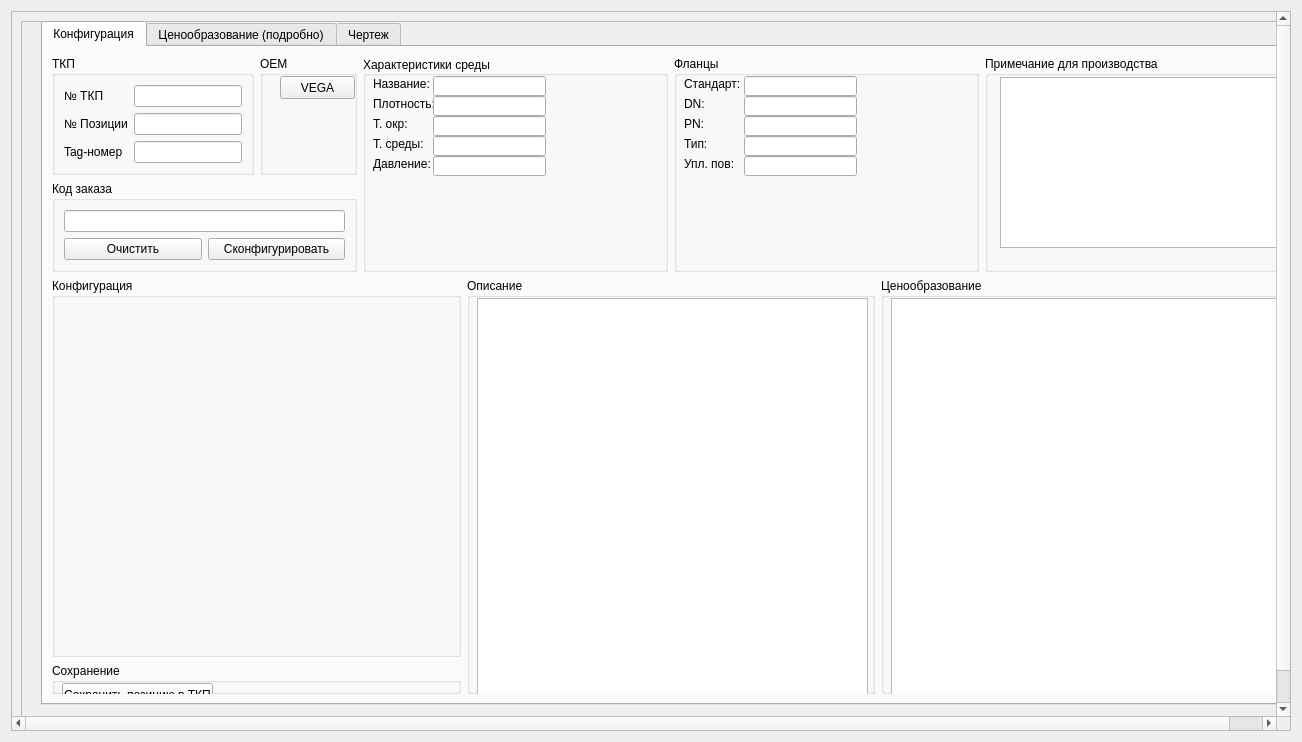
<?xml version="1.0" encoding="UTF-8"?>
<ui version="4.0">
 <class>NotFigurator</class>
 <widget class="QWidget" name="NotFigurator">
  <property name="geometry">
   <rect>
    <x>0</x>
    <y>0</y>
    <width>1298</width>
    <height>738</height>
   </rect>
  </property>
  <property name="windowTitle">
   <string>NotFigurator</string>
  </property>
  <layout class="QVBoxLayout" name="verticalLayout">
   <item>
    <widget class="QScrollArea" name="scrollArea">
     <property name="minimumSize">
      <size>
       <width>1280</width>
       <height>720</height>
      </size>
     </property>
     <property name="widgetResizable">
      <bool>true</bool>
     </property>
     <widget class="QWidget" name="scrollAreaWidgetContents">
      <property name="geometry">
       <rect>
        <x>0</x>
        <y>0</y>
        <width>1298</width>
        <height>738</height>
       </rect>
      </property>
      <layout class="QVBoxLayout" name="verticalLayout_2">
       <item>
        <widget class="QFrame" name="frame">
         <property name="minimumSize">
          <size>
           <width>1280</width>
           <height>720</height>
          </size>
         </property>
         <property name="frameShape">
          <enum>QFrame::StyledPanel</enum>
         </property>
         <property name="frameShadow">
          <enum>QFrame::Raised</enum>
         </property>
         <widget class="QTabWidget" name="tabWidget">
          <property name="geometry">
           <rect>
            <x>20</x>
            <y>0</y>
            <width>1260</width>
            <height>684</height>
           </rect>
          </property>
          <property name="currentIndex">
           <number>0</number>
          </property>
          <widget class="QWidget" name="tab">
           <attribute name="title">
            <string>Конфигурация</string>
           </attribute>
           <layout class="QVBoxLayout" name="verticalLayout_10">
            <item>
             <layout class="QHBoxLayout" name="horizontalLayout_5">
              <item>
               <layout class="QVBoxLayout" name="verticalLayout_8">
                <item>
                 <layout class="QHBoxLayout" name="horizontalLayout_4">
                  <item>
                   <widget class="QGroupBox" name="groupBox_2">
                    <property name="title">
                     <string>ТКП</string>
                    </property>
                    <layout class="QFormLayout" name="formLayout">
                     <item row="0" column="0">
                      <widget class="QLabel" name="label_10">
                       <property name="text">
                        <string>№ ТКП</string>
                       </property>
                      </widget>
                     </item>
                     <item row="0" column="1">
                      <widget class="QLineEdit" name="lineEdit_2">
                       <property name="alignment">
                        <set>Qt::AlignRight|Qt::AlignTrailing|Qt::AlignVCenter</set>
                       </property>
                      </widget>
                     </item>
                     <item row="1" column="0">
                      <widget class="QLabel" name="label_11">
                       <property name="text">
                        <string>№ Позиции</string>
                       </property>
                      </widget>
                     </item>
                     <item row="1" column="1">
                      <widget class="QLineEdit" name="lineEdit_3">
                       <property name="alignment">
                        <set>Qt::AlignRight|Qt::AlignTrailing|Qt::AlignVCenter</set>
                       </property>
                      </widget>
                     </item>
                     <item row="2" column="0">
                      <widget class="QLabel" name="label_12">
                       <property name="text">
                        <string>Tag-номер</string>
                       </property>
                      </widget>
                     </item>
                     <item row="2" column="1">
                      <widget class="QLineEdit" name="lineEdit_4">
                       <property name="alignment">
                        <set>Qt::AlignRight|Qt::AlignTrailing|Qt::AlignVCenter</set>
                       </property>
                      </widget>
                     </item>
                    </layout>
                   </widget>
                  </item>
                  <item>
                   <widget class="QGroupBox" name="groupBox_10">
                    <property name="sizePolicy">
                     <sizepolicy hsizetype="Expanding" vsizetype="Preferred">
                      <horstretch>0</horstretch>
                      <verstretch>0</verstretch>
                     </sizepolicy>
                    </property>
                    <property name="title">
                     <string>OEM</string>
                    </property>
                    <widget class="QPushButton" name="pushButton_6">
                     <property name="geometry">
                      <rect>
                       <x>20</x>
                       <y>20</y>
                       <width>75</width>
                       <height>23</height>
                      </rect>
                     </property>
                     <property name="text">
                      <string>VEGA</string>
                     </property>
                    </widget>
                   </widget>
                  </item>
                 </layout>
                </item>
                <item>
                 <widget class="QGroupBox" name="groupBox_3">
                  <property name="sizePolicy">
                   <sizepolicy hsizetype="Expanding" vsizetype="Preferred">
                    <horstretch>0</horstretch>
                    <verstretch>0</verstretch>
                   </sizepolicy>
                  </property>
                  <property name="title">
                   <string>Код заказа</string>
                  </property>
                  <layout class="QVBoxLayout" name="verticalLayout_7">
                   <item>
                    <widget class="QLineEdit" name="lineEdit">
                     <property name="alignment">
                      <set>Qt::AlignRight|Qt::AlignTrailing|Qt::AlignVCenter</set>
                     </property>
                    </widget>
                   </item>
                   <item>
                    <layout class="QHBoxLayout" name="horizontalLayout_3">
                     <item>
                      <widget class="QPushButton" name="pushButton_2">
                       <property name="text">
                        <string>Очистить</string>
                       </property>
                       <property name="checkable">
                        <bool>true</bool>
                       </property>
                       <property name="autoDefault">
                        <bool>false</bool>
                       </property>
                       <property name="default">
                        <bool>false</bool>
                       </property>
                       <property name="flat">
                        <bool>false</bool>
                       </property>
                      </widget>
                     </item>
                     <item>
                      <widget class="QPushButton" name="pushButton">
                       <property name="text">
                        <string>Сконфигурировать</string>
                       </property>
                      </widget>
                     </item>
                    </layout>
                   </item>
                  </layout>
                 </widget>
                </item>
               </layout>
              </item>
              <item>
               <widget class="QGroupBox" name="groupBox_7">
                <property name="sizePolicy">
                 <sizepolicy hsizetype="Expanding" vsizetype="Preferred">
                  <horstretch>0</horstretch>
                  <verstretch>0</verstretch>
                 </sizepolicy>
                </property>
                <property name="title">
                 <string>Характеристики среды</string>
                </property>
                <property name="alignment">
                 <set>Qt::AlignLeading|Qt::AlignLeft|Qt::AlignVCenter</set>
                </property>
                <widget class="QLabel" name="label_13">
                 <property name="geometry">
                  <rect>
                   <x>10</x>
                   <y>20</y>
                   <width>61</width>
                   <height>16</height>
                  </rect>
                 </property>
                 <property name="text">
                  <string>Название:</string>
                 </property>
                </widget>
                <widget class="QLineEdit" name="lineEdit_5">
                 <property name="geometry">
                  <rect>
                   <x>70</x>
                   <y>20</y>
                   <width>113</width>
                   <height>20</height>
                  </rect>
                 </property>
                </widget>
                <widget class="QLabel" name="label_14">
                 <property name="geometry">
                  <rect>
                   <x>10</x>
                   <y>40</y>
                   <width>61</width>
                   <height>16</height>
                  </rect>
                 </property>
                 <property name="text">
                  <string>Плотность:</string>
                 </property>
                </widget>
                <widget class="QLineEdit" name="lineEdit_6">
                 <property name="geometry">
                  <rect>
                   <x>70</x>
                   <y>40</y>
                   <width>113</width>
                   <height>20</height>
                  </rect>
                 </property>
                </widget>
                <widget class="QLabel" name="label_15">
                 <property name="geometry">
                  <rect>
                   <x>10</x>
                   <y>60</y>
                   <width>61</width>
                   <height>16</height>
                  </rect>
                 </property>
                 <property name="text">
                  <string>Т. окр:</string>
                 </property>
                </widget>
                <widget class="QLineEdit" name="lineEdit_7">
                 <property name="geometry">
                  <rect>
                   <x>70</x>
                   <y>60</y>
                   <width>113</width>
                   <height>20</height>
                  </rect>
                 </property>
                </widget>
                <widget class="QLabel" name="label_16">
                 <property name="geometry">
                  <rect>
                   <x>10</x>
                   <y>80</y>
                   <width>61</width>
                   <height>16</height>
                  </rect>
                 </property>
                 <property name="text">
                  <string>Т. среды:</string>
                 </property>
                </widget>
                <widget class="QLineEdit" name="lineEdit_8">
                 <property name="geometry">
                  <rect>
                   <x>70</x>
                   <y>80</y>
                   <width>113</width>
                   <height>20</height>
                  </rect>
                 </property>
                </widget>
                <widget class="QLabel" name="label_17">
                 <property name="geometry">
                  <rect>
                   <x>10</x>
                   <y>100</y>
                   <width>61</width>
                   <height>16</height>
                  </rect>
                 </property>
                 <property name="text">
                  <string>Давление:</string>
                 </property>
                </widget>
                <widget class="QLineEdit" name="lineEdit_9">
                 <property name="geometry">
                  <rect>
                   <x>70</x>
                   <y>100</y>
                   <width>113</width>
                   <height>20</height>
                  </rect>
                 </property>
                </widget>
               </widget>
              </item>
              <item>
               <widget class="QGroupBox" name="groupBox_8">
                <property name="sizePolicy">
                 <sizepolicy hsizetype="Expanding" vsizetype="Preferred">
                  <horstretch>0</horstretch>
                  <verstretch>0</verstretch>
                 </sizepolicy>
                </property>
                <property name="title">
                 <string>Фланцы</string>
                </property>
                <widget class="QLabel" name="label_18">
                 <property name="geometry">
                  <rect>
                   <x>10</x>
                   <y>20</y>
                   <width>61</width>
                   <height>16</height>
                  </rect>
                 </property>
                 <property name="text">
                  <string>Стандарт:</string>
                 </property>
                </widget>
                <widget class="QLineEdit" name="lineEdit_10">
                 <property name="geometry">
                  <rect>
                   <x>70</x>
                   <y>40</y>
                   <width>113</width>
                   <height>20</height>
                  </rect>
                 </property>
                </widget>
                <widget class="QLineEdit" name="lineEdit_11">
                 <property name="geometry">
                  <rect>
                   <x>70</x>
                   <y>80</y>
                   <width>113</width>
                   <height>20</height>
                  </rect>
                 </property>
                </widget>
                <widget class="QLabel" name="label_19">
                 <property name="geometry">
                  <rect>
                   <x>10</x>
                   <y>60</y>
                   <width>61</width>
                   <height>16</height>
                  </rect>
                 </property>
                 <property name="text">
                  <string>PN:</string>
                 </property>
                </widget>
                <widget class="QLabel" name="label_20">
                 <property name="geometry">
                  <rect>
                   <x>10</x>
                   <y>100</y>
                   <width>61</width>
                   <height>16</height>
                  </rect>
                 </property>
                 <property name="text">
                  <string>Упл. пов:</string>
                 </property>
                </widget>
                <widget class="QLineEdit" name="lineEdit_12">
                 <property name="geometry">
                  <rect>
                   <x>70</x>
                   <y>100</y>
                   <width>113</width>
                   <height>20</height>
                  </rect>
                 </property>
                </widget>
                <widget class="QLabel" name="label_21">
                 <property name="geometry">
                  <rect>
                   <x>10</x>
                   <y>80</y>
                   <width>61</width>
                   <height>16</height>
                  </rect>
                 </property>
                 <property name="text">
                  <string>Тип:</string>
                 </property>
                </widget>
                <widget class="QLabel" name="label_22">
                 <property name="geometry">
                  <rect>
                   <x>10</x>
                   <y>40</y>
                   <width>61</width>
                   <height>16</height>
                  </rect>
                 </property>
                 <property name="text">
                  <string>DN:</string>
                 </property>
                </widget>
                <widget class="QLineEdit" name="lineEdit_13">
                 <property name="geometry">
                  <rect>
                   <x>70</x>
                   <y>60</y>
                   <width>113</width>
                   <height>20</height>
                  </rect>
                 </property>
                </widget>
                <widget class="QLineEdit" name="lineEdit_14">
                 <property name="geometry">
                  <rect>
                   <x>70</x>
                   <y>20</y>
                   <width>113</width>
                   <height>20</height>
                  </rect>
                 </property>
                </widget>
               </widget>
              </item>
              <item>
               <widget class="QGroupBox" name="groupBox_9">
                <property name="sizePolicy">
                 <sizepolicy hsizetype="Expanding" vsizetype="Preferred">
                  <horstretch>0</horstretch>
                  <verstretch>0</verstretch>
                 </sizepolicy>
                </property>
                <property name="title">
                 <string>Примечание для производства</string>
                </property>
                <widget class="QTextEdit" name="textEdit">
                 <property name="geometry">
                  <rect>
                   <x>15</x>
                   <y>21</y>
                   <width>281</width>
                   <height>171</height>
                  </rect>
                 </property>
                 <property name="sizePolicy">
                  <sizepolicy hsizetype="Fixed" vsizetype="Fixed">
                   <horstretch>0</horstretch>
                   <verstretch>0</verstretch>
                  </sizepolicy>
                 </property>
                </widget>
               </widget>
              </item>
             </layout>
            </item>
            <item>
             <layout class="QHBoxLayout" name="horizontalLayout_8">
              <item>
               <layout class="QVBoxLayout" name="verticalLayout_9">
                <item>
                 <widget class="QGroupBox" name="groupBox">
                  <property name="sizePolicy">
                   <sizepolicy hsizetype="Preferred" vsizetype="Expanding">
                    <horstretch>0</horstretch>
                    <verstretch>0</verstretch>
                   </sizepolicy>
                  </property>
                  <property name="title">
                   <string>Конфигурация</string>
                  </property>
                 </widget>
                </item>
                <item>
                 <widget class="QGroupBox" name="groupBox_4">
                  <property name="title">
                   <string>Сохранение</string>
                  </property>
                  <widget class="QPushButton" name="pushButton_4">
                   <property name="geometry">
                    <rect>
                     <x>10</x>
                     <y>20</y>
                     <width>151</width>
                     <height>23</height>
                    </rect>
                   </property>
                   <property name="text">
                    <string>Сохранить позицию в ТКП</string>
                   </property>
                  </widget>
                  <widget class="QPushButton" name="pushButton_5">
                   <property name="geometry">
                    <rect>
                     <x>10</x>
                     <y>50</y>
                     <width>151</width>
                     <height>23</height>
                    </rect>
                   </property>
                   <property name="text">
                    <string>Экспортировать в Excel</string>
                   </property>
                  </widget>
                 </widget>
                </item>
               </layout>
              </item>
              <item>
               <widget class="QGroupBox" name="groupBox_5">
                <property name="title">
                 <string>Описание</string>
                </property>
                <widget class="QTextEdit" name="textEdit_2">
                 <property name="geometry">
                  <rect>
                   <x>10</x>
                   <y>20</y>
                   <width>391</width>
                   <height>481</height>
                  </rect>
                 </property>
                </widget>
               </widget>
              </item>
              <item>
               <widget class="QGroupBox" name="groupBox_6">
                <property name="title">
                 <string>Ценообразование</string>
                </property>
                <widget class="QTableView" name="tableView">
                 <property name="geometry">
                  <rect>
                   <x>10</x>
                   <y>20</y>
                   <width>391</width>
                   <height>481</height>
                  </rect>
                 </property>
                </widget>
               </widget>
              </item>
             </layout>
            </item>
           </layout>
          </widget>
          <widget class="QWidget" name="tab_2">
           <attribute name="title">
            <string>Ценообразование (подробно)</string>
           </attribute>
          </widget>
          <widget class="QWidget" name="tab_3">
           <attribute name="title">
            <string>Чертеж</string>
           </attribute>
          </widget>
         </widget>
        </widget>
       </item>
      </layout>
     </widget>
    </widget>
   </item>
  </layout>
 </widget>
 <resources/>
 <connections>
  <connection>
   <sender>pushButton_2</sender>
   <signal>clicked()</signal>
   <receiver>lineEdit</receiver>
   <slot>clear()</slot>
   <hints>
    <hint type="sourcelabel">
     <x>59</x>
     <y>243</y>
    </hint>
    <hint type="destinationlabel">
     <x>177</x>
     <y>211</y>
    </hint>
   </hints>
  </connection>
 </connections>
</ui>
